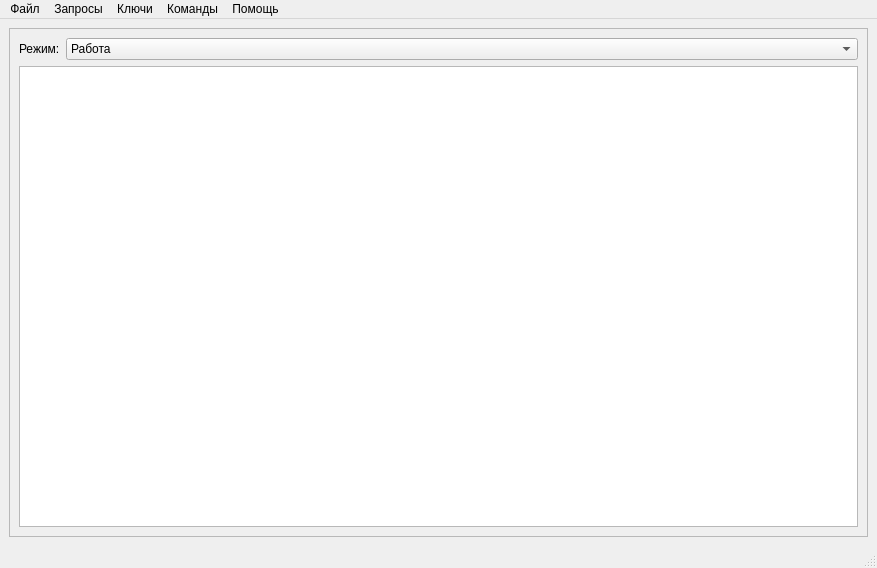
<?xml version="1.0" encoding="UTF-8"?>
<ui version="4.0">
 <class>MainWindow</class>
 <widget class="QMainWindow" name="MainWindow">
  <property name="geometry">
   <rect>
    <x>0</x>
    <y>0</y>
    <width>877</width>
    <height>568</height>
   </rect>
  </property>
  <property name="windowTitle">
   <string>Программа управления СКЗИ 450Б</string>
  </property>
  <property name="windowIcon">
   <iconset>
    <normaloff>../icons/450Б.png</normaloff>../icons/450Б.png</iconset>
  </property>
  <widget class="QWidget" name="centralwidget">
   <layout class="QVBoxLayout" name="verticalLayout_2">
    <item>
     <widget class="QFrame" name="frame">
      <property name="frameShape">
       <enum>QFrame::StyledPanel</enum>
      </property>
      <property name="frameShadow">
       <enum>QFrame::Raised</enum>
      </property>
      <layout class="QVBoxLayout" name="verticalLayout">
       <item>
        <layout class="QHBoxLayout" name="horizontalLayout">
         <item>
          <widget class="QLabel" name="modeLabel">
           <property name="text">
            <string>Режим:</string>
           </property>
          </widget>
         </item>
         <item>
          <widget class="QComboBox" name="modeComboBox">
           <property name="sizePolicy">
            <sizepolicy hsizetype="Expanding" vsizetype="Fixed">
             <horstretch>0</horstretch>
             <verstretch>0</verstretch>
            </sizepolicy>
           </property>
           <property name="layoutDirection">
            <enum>Qt::LeftToRight</enum>
           </property>
           <property name="sizeAdjustPolicy">
            <enum>QComboBox::AdjustToContentsOnFirstShow</enum>
           </property>
           <item>
            <property name="text">
             <string>Работа</string>
            </property>
           </item>
           <item>
            <property name="text">
             <string>Контроль</string>
            </property>
           </item>
           <item>
            <property name="text">
             <string>Регламент</string>
            </property>
           </item>
          </widget>
         </item>
        </layout>
       </item>
       <item>
        <widget class="QPlainTextEdit" name="resultsPlainTextEdit">
         <property name="readOnly">
          <bool>true</bool>
         </property>
        </widget>
       </item>
      </layout>
     </widget>
    </item>
   </layout>
  </widget>
  <widget class="QMenuBar" name="menubar">
   <property name="geometry">
    <rect>
     <x>0</x>
     <y>0</y>
     <width>877</width>
     <height>28</height>
    </rect>
   </property>
   <widget class="QMenu" name="fileMenu">
    <property name="title">
     <string>Файл</string>
    </property>
    <addaction name="clearMessagesAction"/>
    <addaction name="showSettingsAction"/>
    <addaction name="separator"/>
    <addaction name="exitAction"/>
   </widget>
   <widget class="QMenu" name="requestsMenu">
    <property name="title">
     <string>Запросы</string>
    </property>
   </widget>
   <widget class="QMenu" name="keysMenu">
    <property name="title">
     <string>Ключи</string>
    </property>
    <addaction name="workAreaKeysAction"/>
    <addaction name="storageAreaKeysAction"/>
    <addaction name="showKeysNumberAction"/>
    <addaction name="generateKeyAction"/>
    <addaction name="inputKeyAction"/>
    <addaction name="outputKeyAction"/>
    <addaction name="eraseKeyAction"/>
    <addaction name="eraseStorageKeyZoneAction"/>
   </widget>
   <widget class="QMenu" name="commandsMenu">
    <property name="title">
     <string>Команды</string>
    </property>
    <addaction name="setClockAction"/>
    <addaction name="setAddrAction"/>
    <addaction name="changePasswdAction"/>
    <addaction name="resetDeviceAction"/>
   </widget>
   <widget class="QMenu" name="helpMenu">
    <property name="title">
     <string>Помощь</string>
    </property>
   </widget>
   <addaction name="fileMenu"/>
   <addaction name="requestsMenu"/>
   <addaction name="keysMenu"/>
   <addaction name="commandsMenu"/>
   <addaction name="helpMenu"/>
  </widget>
  <widget class="QStatusBar" name="statusbar"/>
  <action name="showSettingsAction">
   <property name="text">
    <string>Настройки</string>
   </property>
  </action>
  <action name="exitAction">
   <property name="text">
    <string>Выйти</string>
   </property>
  </action>
  <action name="workAreaKeysAction">
   <property name="text">
    <string>Показать ключи в рабочей области</string>
   </property>
  </action>
  <action name="storageAreaKeysAction">
   <property name="text">
    <string>Показать ключи в области хранения</string>
   </property>
  </action>
  <action name="generateKeyAction">
   <property name="text">
    <string>Сгенерировать ключ</string>
   </property>
  </action>
  <action name="inputKeyAction">
   <property name="text">
    <string>Ввести ключ с внешнего носителя</string>
   </property>
  </action>
  <action name="eraseKeyAction">
   <property name="text">
    <string>Стереть ключ</string>
   </property>
  </action>
  <action name="outputKeyAction">
   <property name="text">
    <string>Вывести ключ на внешний носитель</string>
   </property>
  </action>
  <action name="settingsAction">
   <property name="text">
    <string>Настройки</string>
   </property>
  </action>
  <action name="resetDeviceAction">
   <property name="text">
    <string>Сбросить устройство</string>
   </property>
  </action>
  <action name="eraseStorageKeyZoneAction">
   <property name="text">
    <string>Стереть зону хранения ключей</string>
   </property>
  </action>
  <action name="clearMessagesAction">
   <property name="text">
    <string>Стереть сообщения</string>
   </property>
  </action>
  <action name="setClockAction">
   <property name="text">
    <string>Установить время</string>
   </property>
  </action>
  <action name="changePasswdAction">
   <property name="text">
    <string>Сменить пароль</string>
   </property>
  </action>
  <action name="showKeysNumberAction">
   <property name="text">
    <string>Показать возможное количество ключей</string>
   </property>
  </action>
  <action name="setAddrAction">
   <property name="text">
    <string>Установить адреса</string>
   </property>
  </action>
 </widget>
 <resources/>
 <connections>
  <connection>
   <sender>exitAction</sender>
   <signal>triggered()</signal>
   <receiver>MainWindow</receiver>
   <slot>close()</slot>
   <hints>
    <hint type="sourcelabel">
     <x>-1</x>
     <y>-1</y>
    </hint>
    <hint type="destinationlabel">
     <x>271</x>
     <y>191</y>
    </hint>
   </hints>
  </connection>
  <connection>
   <sender>clearMessagesAction</sender>
   <signal>triggered()</signal>
   <receiver>resultsPlainTextEdit</receiver>
   <slot>clear()</slot>
   <hints>
    <hint type="sourcelabel">
     <x>-1</x>
     <y>-1</y>
    </hint>
    <hint type="destinationlabel">
     <x>438</x>
     <y>304</y>
    </hint>
   </hints>
  </connection>
 </connections>
</ui>
